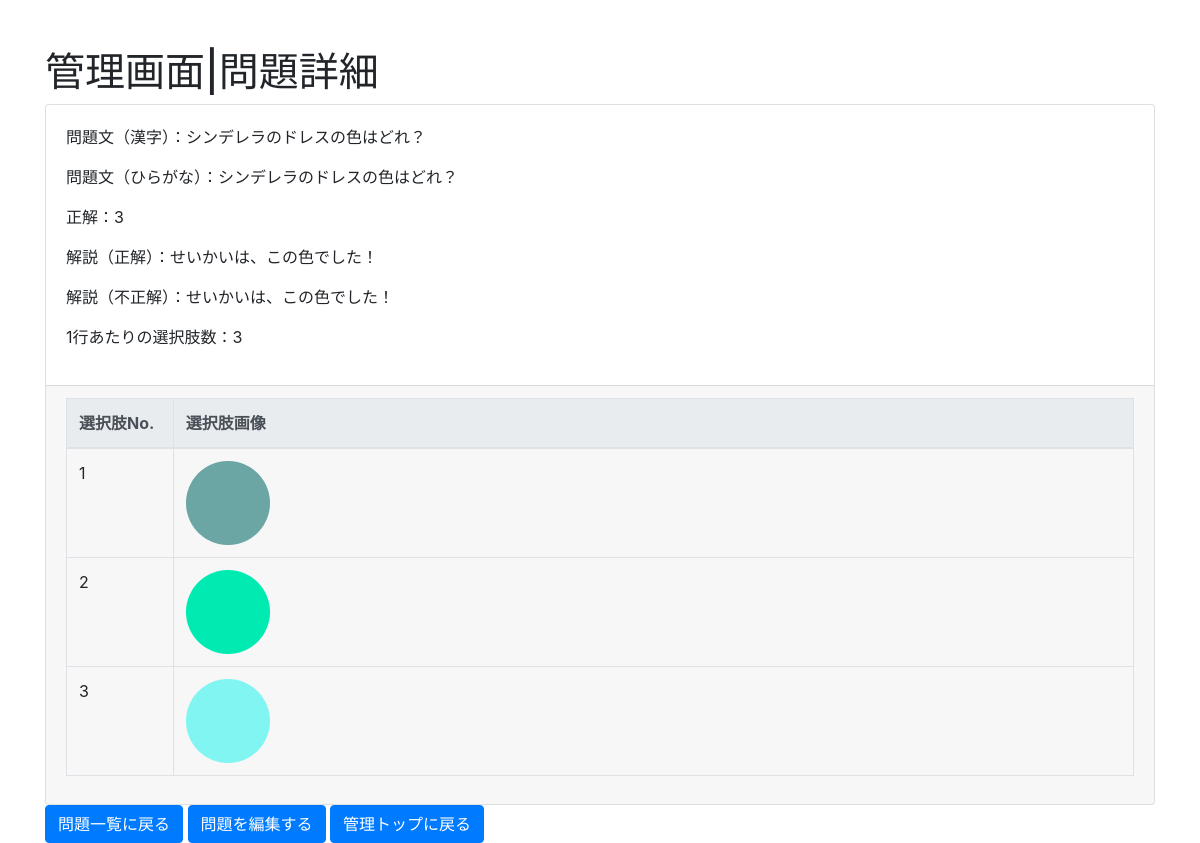
The app's page /edit/detail_img/14/ (signed in) with its own data.
### question/models.py (models this page shows, shortened)
class ImageQuestion(models.Model):
    body = models.CharField('本文（漢字）', max_length=1024)
    body_kana = models.CharField('本文（ひらがな）', max_length=1024, default="")
    Category = models.ManyToManyField(Category)
    question_no = models.PositiveSmallIntegerField(verbose_name='問題No.', default=0)
    answer_choice_no = models.PositiveSmallIntegerField(verbose_name='正解No.', default=1)
    ok_comment = models.CharField('解説（正解の場合）', max_length=1024, default="")
    ng_comment = models.CharField('解説（不正解の場合）', max_length=1024, default="")
    wrap_back_num = models.PositiveSmallIntegerField(verbose_name='1行の最大の選択肢数.', default=3)

class ImageChoice(models.Model):
    img = models.ImageField(verbose_name = '画像', upload_to='images/', null=True)
    ImageQuestion = models.ForeignKey(ImageQuestion, on_delete=models.CASCADE)
    choice_no = models.PositiveSmallIntegerField(verbose_name='選択肢No.', default=1)

### edit/views.py (the view)
# urls.py: path('detail_img/<int:pk>/', views.ImageQuestionDetail.as_view(), name='question_detail_img'),
class ImageQuestionDetail(LoginRequiredMixin, DetailView):
    model = ImageQuestion
    def get_context_data(self, **kwargs):
        context = super().get_context_data(**kwargs)
        question = context.get("object")
        choices = question.imagechoice_set.all().order_by("choice_no")
        context["choices"] = choices
        context["category_id"] = self.kwargs.get('category_id')
        if self.kwargs.get('category_id'):
            context["category_name"] = Category.objects.get(pk=self.kwargs.get('category_id')).name
        return context

### edit/views.py (called while the page is built)
    @method_decorator(login_required(login_url = '/accounts/login/'))
    def dispatch(self, request, *args, **kwargs):
        return super(LoginRequiredMixin, self).dispatch(request, *args, **kwargs)

### edit/templates/question/imagequestion_detail.html (shortened to what this page needs)
{% extends 'question/base.html' %}
{% block page_title %}管理画面|問題詳細{% endblock %}
{% block content %}
  <div class="container">
    <div class="row">
      <div class="col-12">
        <div class="card card-default">
          <div class="card-body">
            <p>問題文（漢字）：{{ imagequestion.body|linebreaksbr }}</p>
            <p>問題文（ひらがな）：{{ imagequestion.body|linebreaksbr }}</p>
            <p>正解：{{ imagequestion.answer_choice_no }}</p>
            <p>解説（正解）：{{ imagequestion.ok_comment|linebreaksbr }}</p>
            <p>解説（不正解）：{{ imagequestion.ng_comment|linebreaksbr }}</p>
            <p>1行あたりの選択肢数：{{ imagequestion.wrap_back_num }}</p>
          </div>
          <div class="card-footer">
            <table class="table table-bordered">
                <thead class="thead-light">
                    <tr><th style="width:10%">選択肢No.</th><th style="width:90%">選択肢画像</th></tr>
                </thead>
            {% for img_choice in choices %}
                <tr>
                  <td style="width:10%">{{ img_choice.choice_no }}</td>
                  <td style="width:90%"><img src="/media/{{ img_choice.img }}"></td>
                </tr>
            </div>
            {% endfor %}
          </div>
        </div>
    <div class="row">
      <div class="col-12">
        {% if category_id %}
          <a class="btn btn-primary" href="{% url 'category_question_list' category_id %}" role="button">{{ category_name }}の問題一覧に戻る</a>
        {% else %}
          <a class="btn btn-primary" href="{% url 'question_list' %}" role="button">問題一覧に戻る</a>
        {% endif %}
        <a class="btn btn-primary" href="{% url 'question_update_img' imagequestion.id %}" role="button">問題を編集する</a>
        <a class="btn btn-primary" href="{% url 'category_group_list' %}" role="button">管理トップに戻る</a>
      </div>
    </div>
{% endblock %}

### records on screen
ImageQuestion: body "シンデレラのドレスの色はどれ？", answer_choice_no "3", ok_comment "せいかいは、この色でした！", ng_comment "せいかいは、この色でした！", wrap_back_num "3"
ImageChoice: choice_no "1", img (picture)
ImageChoice: choice_no "2", img (picture)
ImageChoice: choice_no "3", img (picture)
